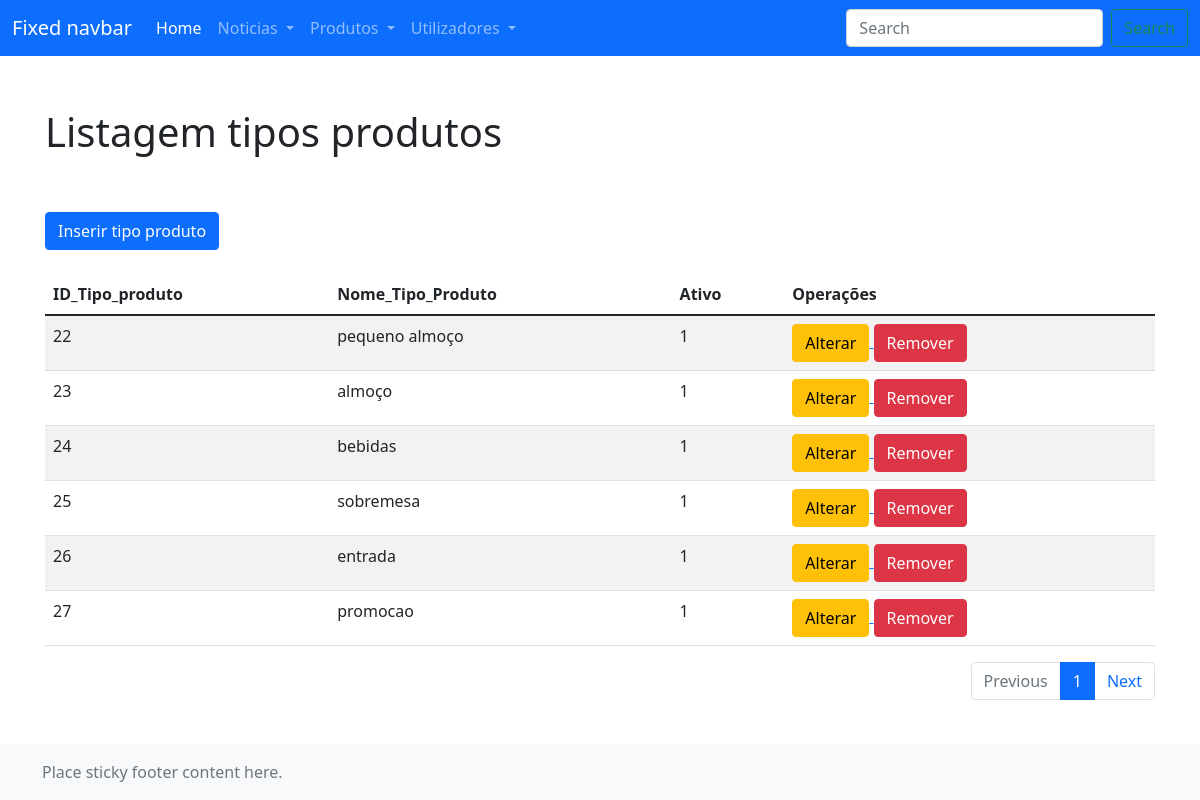
/backoffice/products_types/list_product_types.php, run on an earlier commit of the app's database.
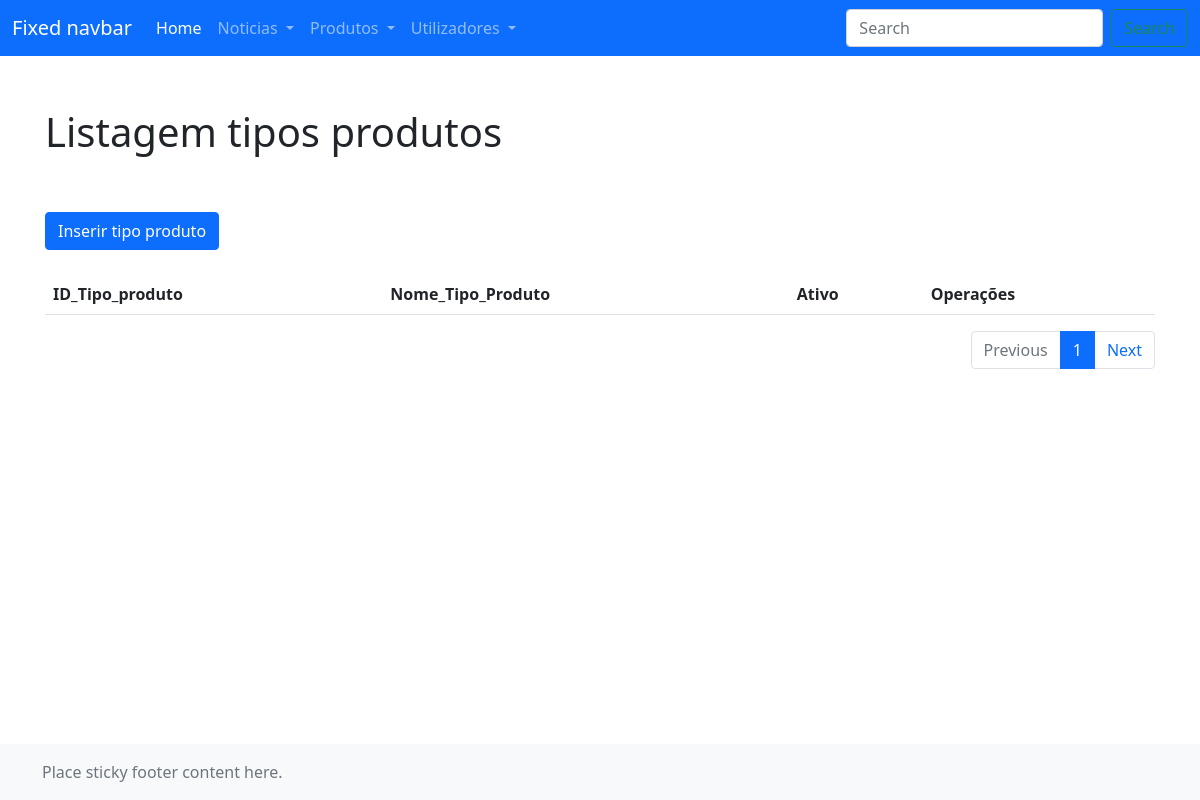
And on a later commit of the database.
### tables this page shows
CREATE TABLE `tipo_produto` (
  `ID_Tipo_Produto` int(11) NOT NULL,
  `Tipo_Produto` varchar(75) NOT NULL,
  `Ativo` int(1) NOT NULL
);

### backoffice/utils/conexao.inc.php (called while the page is built, shortened)
<?php
    function conexaoDB(){
        $servername = "localhost";
        $username = "root";
        $password = "";
        $database = "pap";
        try{
            $conn = mysqli_connect($servername, $username, $password, $database);
        }
        catch(mysqli_sql_exception $mensagem) {
            echo nl2br("Erro: Não foi possivel conectar ao MySQL".$mensagem);
            throw $mensagem;
        }
        return $conn;
    }
    function executarSQL($sql_command){
        $conn = conexaoDB();
        $resultado = mysqli_query($conn, $sql_command);
        return $resultado;
    }
?>

### backoffice/products_types/list_product_types.php (the view, shortened to what this page needs)
<!doctype html>
<html lang="en" class="h-100">
  <head>
    <link href="https://cdn.jsdelivr.net/npm/bootstrap@5.1.3/dist/css/bootstrap.min.css" rel="stylesheet">
    <link href="css/sticky-footer-navbar.css" rel="stylesheet">
		<link href="css/backoffice.css" rel="stylesheet">
  </head>
  <body class="d-flex flex-column h-100">
  <?php
    include("../utils/conexao.inc.php");
    include("../header/header.php");
  ?>
    <main class="flex-shrink-0">
      <div class="container">
        <h1 class="mt-5">Listagem tipos produtos</h1>
        <br>
        <a href="./create_product_type.php">
          <button type="button" class="btn btn-primary">Inserir tipo produto</button>
        </a>
        <br>
        <table class="table table-striped">
          <thead>
            <tr>
              <th scope="col">ID_Tipo_produto</th>
              <th scope="col">Nome_Tipo_Produto</th>
              <th scope="col">Ativo</th>
              <th scope="col">Operações</th>
            </tr>
          </thead>
          <tbody>
            <?php
              $n_registos_pagina = 10;
              $pagina_atual = intval(isset($_GET['pagina']) ? $_GET['pagina'] : 1);
              if($pagina_atual == 1){
								$query = "SELECT * FROM tipo_produto
                LIMIT ".intval($pagina_atual -1).", ".$n_registos_pagina."" ;
              }else{
								$query = "SELECT * FROM tipo_produto
                LIMIT ".intval(($pagina_atual -1 * $n_registos_pagina).", ".$n_registos_pagina)."";
              }
              if($result = executarSQL($query)){
                while($row = mysqli_fetch_array($result)){
                  echo "<tr>";
                    echo "<td>".$row["ID_Tipo_Produto"]."</td>";
                    echo "<td>".$row["Tipo_Produto"]."</td>";
                    echo "<td>".$row["Ativo"]."</td>";
                    echo "<td>
                      <a href='./create_product_type.php?ID=".$row["ID_Tipo_Produto"]."'>
                        <button type='button' class='btn btn-warning'>Alterar</button>
                      </a>
                      <a href='./product_type_del.php?ID=".$row["ID_Tipo_Produto"]."'>
                        <button type='button' class='btn btn-danger'>Remover</button>
                      </a>
                    </td>";
                  echo "</tr>";
                }
              }else{
                echo "Erro na consulta a base de dados";
              }
            ?>
          </tbody>
        </table>
        <nav aria-label="Page navigation example">
          <ul class="pagination justify-content-end">
						<li class="page-item disabled"><a class="page-link" href="#" tabindex="-1">Previous</a></li>
							<?php
								$query1 = "SELECT * FROM tipo_produto";
								$result1 = executarSQL($query1);
								$total_registos = mysqli_num_rows($result1);
								$paginações = intval($total_registos / $n_registos_pagina);
								for($i = 0; $i <= $paginações; $i++){
									if($pagina_atual == $i + 1){
										echo "<li class='page-item active'><a class='page-link' href='list_product_types.php?pagina=".($i + 1)."'>".($i + 1)."</a></li>";
									}else{
										echo "<li class='page-item'><a class='page-link' href='list_product_types.php?pagina=".($i + 1)."'>".($i + 1)."</a></li>";
									}
								}
							?>
						<li class="page-item"><a class="page-link" href="#">Next</a></li>
          </ul>
        </nav>
      </div>
    </main>
    <footer class="footer mt-auto py-3 bg-light">
      <div class="container">
        <span class="text-muted">Place sticky footer content here.</span>
      </div>
    </footer>
  </body>
</html>

What changed in the data, as far as the page shows it:
removed tipo_produto: ID_Tipo_Produto "22", Tipo_Produto "pequeno almoço", Ativo "1"
removed tipo_produto: ID_Tipo_Produto "23", Tipo_Produto "almoço", Ativo "1"
removed tipo_produto: ID_Tipo_Produto "24", Tipo_Produto "bebidas", Ativo "1"
removed tipo_produto: ID_Tipo_Produto "25", Tipo_Produto "sobremesa", Ativo "1"
removed tipo_produto: ID_Tipo_Produto "26", Tipo_Produto "entrada", Ativo "1"
removed tipo_produto: ID_Tipo_Produto "27", Tipo_Produto "promocao", Ativo "1"
